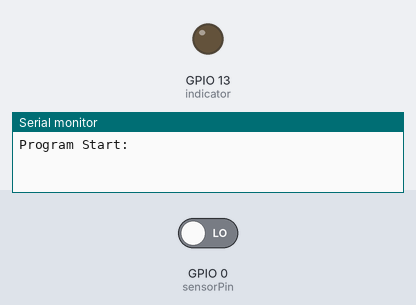
Recording of a sketch running on a simulated ESP32. On the bench: output pins drawn as LEDs (lit = HIGH), the last lines printed to the serial monitor. Dashed ring = blinking. Inputs (shaded band) come from the test bench; at power-on: GPIO 0 (sensorPin) LOW.

Above: at 3.2 s.
3.3 s: GPIO 0 (sensorPin) driven HIGH
At 4.4 s:
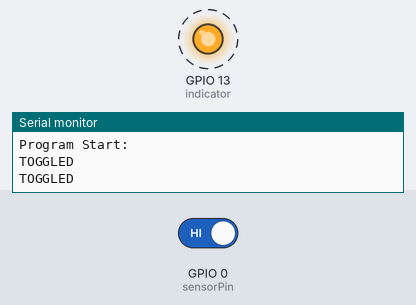
6.3 s: GPIO 0 (sensorPin) driven LOW
At 6.6 s:
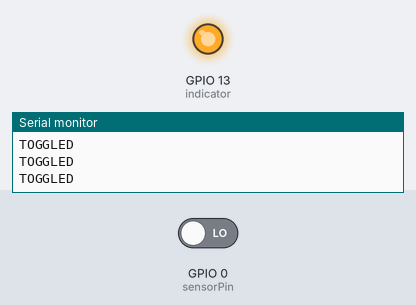
Timing chart, 0 to 9.3 s (numbered marks = the images above; inputs shaded):
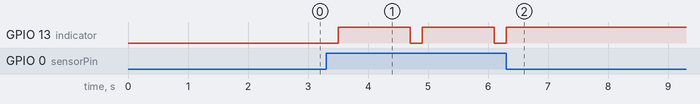

The sketch:

motionSensor.ino
```cpp
int sensorPin = 0;
int indicator = 13;
int LED =13;
int state;


void setup()
{
  delay(1000);
  pinMode(LED, OUTPUT);
  pinMode(sensorPin,INPUT);
  pinMode(indicator,OUTPUT);
    Serial.begin(115200);
    delay(1000);
  Serial.printf("Program Start:\n");
}

void loop()
{

     state = digitalRead(sensorPin);


  if (state == HIGH) {
    toggle();
    delay(1000);
  }
  state = digitalRead(sensorPin);

}

/*************************************
Function: toggle()
Input:  void
Output: void
-------------------------------------
Description: A sample function that toggles an LED on and off rapidly .
*************************************/
void toggle()
{


  for(int i = 0; i <2 ; i++)
  {
    if (state == HIGH ){
        state = LOW;
        digitalWrite(LED,LOW);
      }else{
        state = HIGH;
        digitalWrite(LED,HIGH);
    }


    Serial.println("TOGGLED");
    delay(200);


  }
}
```

Measured:
- after the input at 3.3 s, GPIO 13 (indicator): alternates HIGH for 1.2 s and LOW for 0.20 s, starting after 0.20 s
- after the input at 6.3 s, GPIO 13 (indicator): goes on until 6.3 s, then stays HIGH
